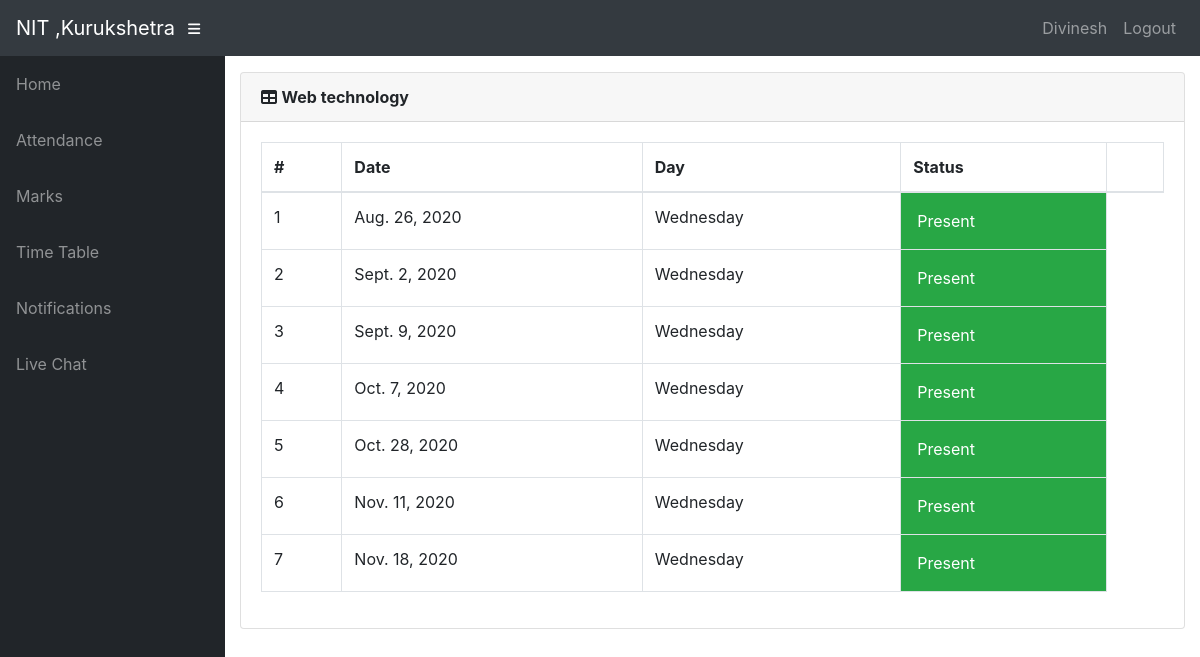
/info/student/4/ITPC33X/attendance/ (signed in), run on an earlier commit of the app's database.
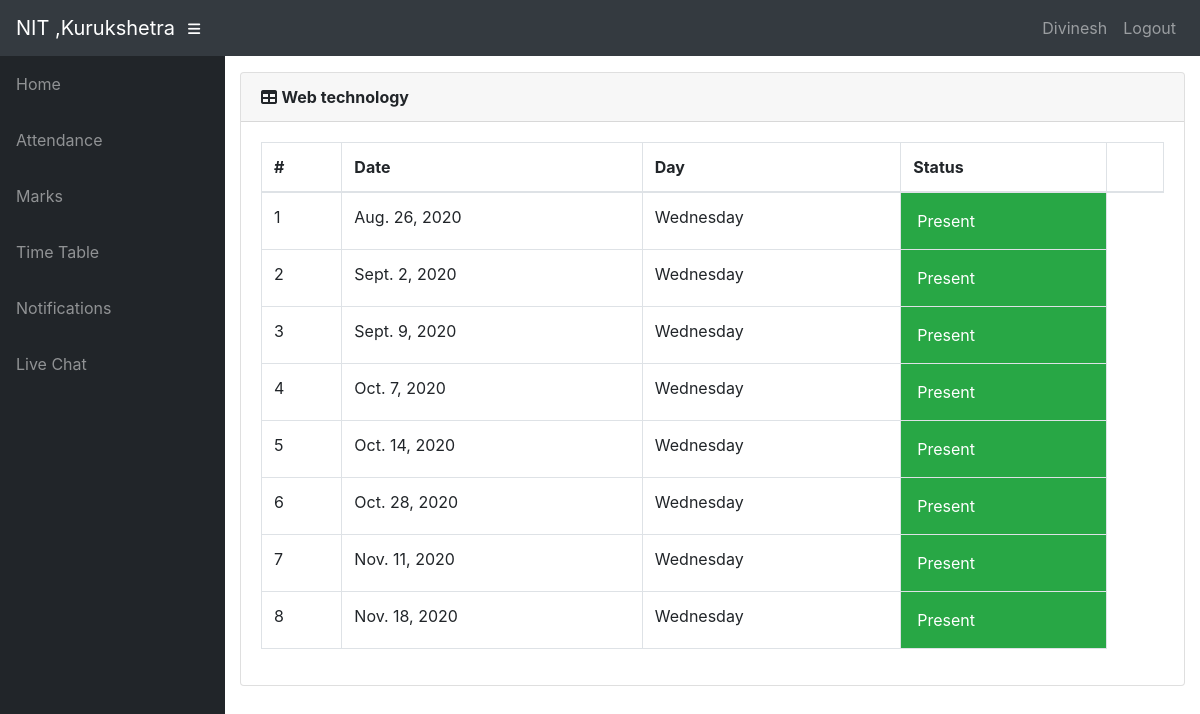
And on a later commit of the database.
### info/models.py (models this page shows, shortened)
class User(AbstractUser):
    @property
    def is_student(self):
        if hasattr(self, 'student'):
            return True
        return False

class Student(models.Model):
    user = models.OneToOneField(User, on_delete=models.CASCADE, null=True)
    class_id = models.ForeignKey(Class, on_delete=models.CASCADE, default=1)
    Rollno = models.CharField(primary_key='True', max_length=50, blank=True)
    name = models.CharField(max_length=200)
    sex = models.CharField(max_length=50, choices=sex_choice, default='Male')
    DOB = models.DateField(default='1998-01-01')

class Course(models.Model):
    dept = models.ForeignKey(Dept, on_delete=models.CASCADE)
    id = models.CharField(primary_key='True', max_length=50)
    name = models.CharField(max_length=50)
    status = models.CharField(max_length=50, choices= lab_choice,  default='Theory')
    room = models.CharField(max_length=10, default='Room', blank=True)

class Attendance(models.Model):
    course = models.ForeignKey(Course, on_delete=models.CASCADE)
    student = models.ForeignKey(Student, on_delete=models.CASCADE)
    attendanceclass = models.ForeignKey(AttendanceClass, on_delete=models.CASCADE, default=1)
    date = models.DateField(default=date)
    status = models.BooleanField(default='True')

### info/views.py (the view)
# urls.py: path('student/<slug:stud_id>/<slug:course_id>/attendance/', views.attendance_detail, name='attendance_detail'),
@login_required()
def attendance_detail(request, stud_id, course_id):
    stud = get_object_or_404(Student, Rollno=stud_id)
    cr = get_object_or_404(Course, id=course_id)
    att_list = Attendance.objects.filter(course=cr, student=stud).order_by('date')
    return render(request, 'info/att_detail.html', {'att_list': att_list, 'cr': cr})

### info/templates/info/att_detail.html (shortened to what this page needs)
{% extends 'info/base.html' %}
{% block content %}
<div class="card mb-3">
    <div class="card-header">
        <i class="fas fa-table"></i>
        <strong>{{ cr.name }}</strong></div>
    <div class="card-body">
        <div class="table-responsive">
            <table class="table table-bordered" id="dataTable" width="100%" cellspacing="0">
                <thead>
                <tr>
                    <th>#</th>
                    <th>Date</th>
                    <th>Day</th>
                    <th>Status</th>
                    <th></th>
                </tr>
                </thead>
                <tbody>
                {% for a in att_list %}
                <tr class="row100 body">
                    <td>{{ forloop.counter }}</td>
                    <td>{{ a.date }}</td>
                    <td>{{ a.date|date:"l" }}</td>
                    {% if a.status %}
                    <td class="p-3 mb-2 bg-success text-white">Present </td>
                    {% else %}
                    <td class="p-3 mb-2 bg-danger text-white">Absent <span
                            class="glyphicon glyphicon-thumbs-down"></span</td>
                    {% endif %}
                </tr>
                {% empty %}
                <p>student has no attendance</p>
                {% endfor %}
                </tbody>
            </table>
        </div>
    </div>
</div>
{% endblock %}

### info/templates/info/base.html (shortened to what this page needs)
<!DOCTYPE html>
<html lang="en">
<head>
    {% load static %}
    <link href="{% static '/info/bootstrap/vendor/bootstrap/css/bootstrap.min.css' %}" rel="stylesheet">
    <link href="{% static '/info/bootstrap/vendor/fontawesome-free/css/all.min.css' %}" rel="stylesheet"
          type="text/css">
    <link href="{% static '/info/bootstrap/vendor/datatables/dataTables.bootstrap4.css' %}" rel="stylesheet">
    <link href="{% static '/info/bootstrap/css/sb-admin.css' %}" rel="stylesheet">
</head>
<body id="page-top">
<nav class="navbar navbar-expand navbar-dark bg-dark static-top">
    <a class="navbar-brand mr-1" href="{% url 'index' %}">NIT ,Kurukshetra</a>
    <button class="btn btn-link btn-sm text-white order-1 order-sm-0" id="sidebarToggle" href="#">
        <i class="fas fa-bars"></i>
    </button>
    <div class="collapse navbar-collapse" id="navbarResponsive">
        <ul class="navbar-nav ml-auto">
            <li class="nav-item">
                {% if request.user.is_student %}
                <a class="nav-link text-capitalize">{{ request.user.student.name }}</a>
                {% elif request.user.is_teacher %}
                <a class="nav-link text-capitalize">{{ request.user.teacher.name }}</a>
                {% endif %}
            </li>
            <li class="nav-item">
                <a class="nav-link" href="#" data-toggle="modal" data-target="#logoutModal">Logout</a>
            </li>
        </ul>
    </div>
</nav>
<div id="wrapper">
    <ul class="sidebar navbar-nav">
        <li class="nav-item">
            <a class="nav-link" href="{% url 'index' %}">
                <span>Home</span>
            </a>
        </li>
        {% if request.user.is_student %}
        <li class="nav-item">
            <a class="nav-link" href="{% url 'attendance' request.user.student.Rollno %}">
                <span>Attendance</span>
            </a>
        </li>
        <li class="nav-item">
            <a class="nav-link" href="{% url 'marks_list' request.user.student.Rollno %}">
                <span>Marks</span>
            </a>
        </li>
        <li class="nav-item">
            <a class="nav-link" href="{% url 'timetable' request.user.student.class_id_id %}">
                <span>Time Table</span>
            </a>
        </li>
        <li class="nav-item">
            <a class="nav-link" href="{% url 'alerts' request.user.student.Rollno %}">
                <span>Notifications</span>
            </a>
        </li>
        <li class="nav-item">
            <a class="nav-link" href="{% url 'chat' request.user.student.Rollno %}">
                <span>Live Chat</span>
            </a>
        </li>
        {% endif %}
    </ul>
    <div id="content-wrapper">
        <div class="container-fluid">
            {% block content %}
            {% endblock %}
        </div>
    </div>
</div>
</body>
</html>

What changed in the data, as far as the page shows it:
added Attendance: date "Oct. 14, 2020", date "Wednesday", status "Present"
